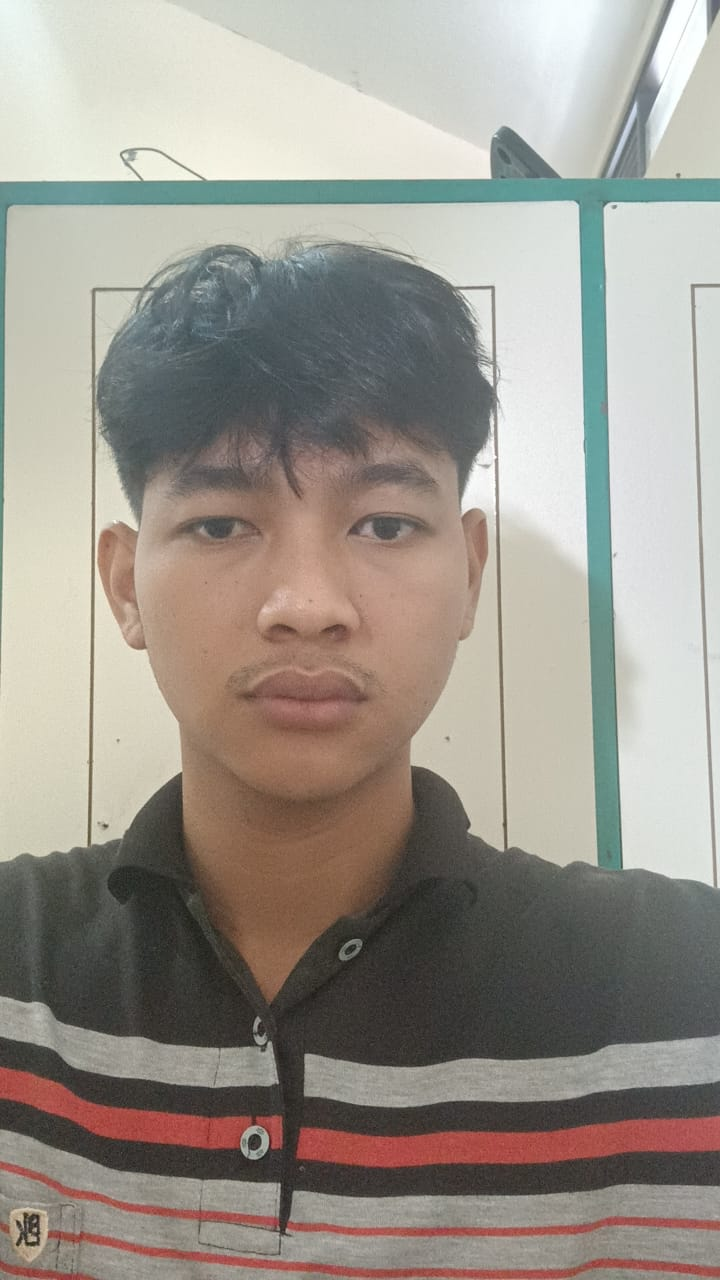
#> input picture soal_1/gambar.jpg, 720 x 1280 px
$ python jawaban1.py
#> lines starting #> are read from the running program, lines starting #| are printed output that depends on the picture
import numpy as np
import matplotlib.pyplot as plt
import seaborn as sns
from PIL import Image
from scipy.fft import dct, idct

class JPEGProcessor:
    STANDARD_QUANTIZATION_TABLE = np.array([
        [16, 11, 10, 16, 24, 40, 51, 61],
        [12, 12, 14, 19, 26, 58, 60, 55],
        [14, 13, 16, 24, 40, 57, 69, 56],
        [14, 17, 22, 29, 51, 87, 80, 62],
        [18, 22, 37, 56, 68, 109, 103, 77],
        [24, 35, 55, 64, 81, 104, 113, 92],
        [49, 64, 78, 87, 103, 121, 120, 101],
        [72, 92, 95, 98, 112, 100, 103, 99]
    ], dtype=np.float64)

    def __init__(self, quality=50):
        self.quality = quality
        self.quantization_table = self._scale_quantization_table()

    def _scale_quantization_table(self):
        scale = 5000 / self.quality if self.quality < 50 else 200 - 2 * self.quality
        scaled = np.floor((self.STANDARD_QUANTIZATION_TABLE * scale + 50) / 100)
        scaled[scaled == 0] = 1
        return scaled.astype(np.int32)

    def dct_2d(self, block):
        return dct(dct(block.T, norm='ortho').T, norm='ortho')

    def idct_2d(self, block):
        return idct(idct(block.T, norm='ortho').T, norm='ortho')

    def quantize(self, dct_block):
        return np.round(dct_block / self.quantization_table).astype(np.int32)

    def dequantize(self, quantized_block):
        return quantized_block.astype(np.float64) * self.quantization_table.astype(np.float64)

    def encode_block(self, block):
        shifted = block.astype(np.float64) - 128
        dct_block = self.dct_2d(shifted)
        quantized = self.quantize(dct_block)

        return {
            'original': block.astype(np.int32),
            'shifted': shifted,
            'dct': dct_block,
            'quantized': quantized
        }

    def decode_block(self, quantized_block):
        dequantized = self.dequantize(quantized_block)
        idct_block = self.idct_2d(dequantized)
        reconstructed = np.clip(idct_block + 128, 0, 255).astype(np.uint8)

        return {
            'dequantized': dequantized,
            'idct': idct_block,
            'reconstructed': reconstructed
        }

class ImageLoader:
    @staticmethod
    def load_grayscale(file_path):
        img = Image.open(file_path)
        if img.mode != 'L':
            img = img.convert('L')

        img_array = np.array(img, dtype=np.uint8)
        print(f"Image loaded: {img_array.shape}, range: [{img_array.min()}, {img_array.max()}]")
        return img_array

    @staticmethod
    def select_random_block(image, block_size=8):
        h, w = image.shape
        if h < block_size or w < block_size:
            raise ValueError(f"Image too small. Minimum {block_size}x{block_size} required")

        max_y = h - block_size
        max_x = w - block_size

        start_y = np.random.randint(0, max_y + 1)
        start_x = np.random.randint(0, max_x + 1)

        block = image[start_y:start_y + block_size, start_x:start_x + block_size]
        print(f"Block selected from position ({start_y}, {start_x})")

        return block, (start_y, start_x)

class Visualizer:
    @staticmethod
    def show_block_and_dct(block, quality=50):
        processor = JPEGProcessor(quality)
        encoded = processor.encode_block(block)

        fig, axes = plt.subplots(1, 3, figsize=(15, 6))

        axes[0].imshow(block, cmap='gray', vmin=0, vmax=255)
        axes[0].set_title('Original Block\n(Image)', fontweight='bold')
        axes[0].axis('off')

        sns.heatmap(block.astype(np.int32), annot=True, fmt='d', cmap='gray',
                   ax=axes[1], cbar=False, square=True, annot_kws={'size': 8})
        axes[1].set_title('Original Block\n(Pixel Values)', fontweight='bold')
        axes[1].tick_params(left=False, bottom=False, labelleft=False, labelbottom=False)

        sns.heatmap(encoded['dct'], annot=True, fmt='.1f', cmap='RdBu_r',
                   ax=axes[2], cbar=False, square=True, annot_kws={'size': 7}, center=0)
        axes[2].set_title(f'DCT Coefficients\n(Quality {quality})', fontweight='bold')
        axes[2].tick_params(left=False, bottom=False, labelleft=False, labelbottom=False)

        plt.suptitle('Original Block and DCT Transform', fontsize=16, fontweight='bold')
        plt.tight_layout()
        plt.show()

        return encoded

    @staticmethod
    def show_compression_analysis(block, quality=50):
        processor = JPEGProcessor(quality)
        encoded = processor.encode_block(block)
        decoded = processor.decode_block(encoded['quantized'])

        fig = plt.figure(figsize=(18, 8), constrained_layout=True)
        gs = fig.add_gridspec(2, 3)

        # Row 1: Quantization process
        ax1 = fig.add_subplot(gs[0, 0])
        sns.heatmap(processor.quantization_table, annot=True, fmt='d', cmap='Blues',
                   ax=ax1, cbar=False, square=True, annot_kws={'size': 8})
        ax1.set_title(f'Quantization Table\n(Quality {quality})', fontweight='bold')
        ax1.tick_params(left=False, bottom=False, labelleft=False, labelbottom=False)

        ax2 = fig.add_subplot(gs[0, 1])
        sns.heatmap(encoded['quantized'], annot=True, fmt='d', cmap='RdBu_r',
                   ax=ax2, cbar=False, square=True, annot_kws={'size': 8}, center=0)
        ax2.set_title(f'Quantized Coefficients\n(Quality {quality})', fontweight='bold')
        ax2.tick_params(left=False, bottom=False, labelleft=False, labelbottom=False)

        ax3 = fig.add_subplot(gs[0, 2])
        sns.heatmap(decoded['dequantized'], annot=True, fmt='.1f', cmap='RdBu_r',
                   ax=ax3, cbar=False, square=True, annot_kws={'size': 6}, center=0)
        ax3.set_title(f'Dequantized Coefficients\n(Quality {quality})', fontweight='bold')
        ax3.tick_params(left=False, bottom=False, labelleft=False, labelbottom=False)

        # Row 2: Reconstruction
        ax4 = fig.add_subplot(gs[1, 0])
        ax4.imshow(decoded['reconstructed'], cmap='gray', vmin=0, vmax=255)
        ax4.set_title(f'Reconstructed Block\n(Quality {quality})', fontweight='bold')
        ax4.axis('off')

        ax5 = fig.add_subplot(gs[1, 1])
        sns.heatmap(decoded['reconstructed'].astype(np.int32), annot=True, fmt='d', cmap='gray',
                   ax=ax5, cbar=False, square=True, annot_kws={'size': 8})
        ax5.set_title(f'Reconstructed Values\n(Quality {quality})', fontweight='bold')
        ax5.tick_params(left=False, bottom=False, labelleft=False, labelbottom=False)

        ax6 = fig.add_subplot(gs[1, 2])
        comparison = np.hstack([block, decoded['reconstructed']])
        ax6.imshow(comparison, cmap='gray', vmin=0, vmax=255)
        ax6.set_title('Comparison\n(Original | Reconstructed)', fontweight='bold')
        ax6.axis('off')
        ax6.axvline(x=7.5, color='red', linewidth=2)

        plt.suptitle(f'JPEG Encoding-Decoding Analysis - Quality {quality}',
                    fontsize=16, fontweight='bold')
        plt.show()

        return encoded, decoded

def analyze_jpeg_compression(image_path, quality=50):
    loader = ImageLoader()
    viz = Visualizer()

    image = loader.load_grayscale(image_path)
#> in load_grayscale, img is the input picture: PIL image 720x1280 RGB; mean R, G, B 155.3, 149.5, 141.1
#> in load_grayscale, `img = img.convert('L')`:
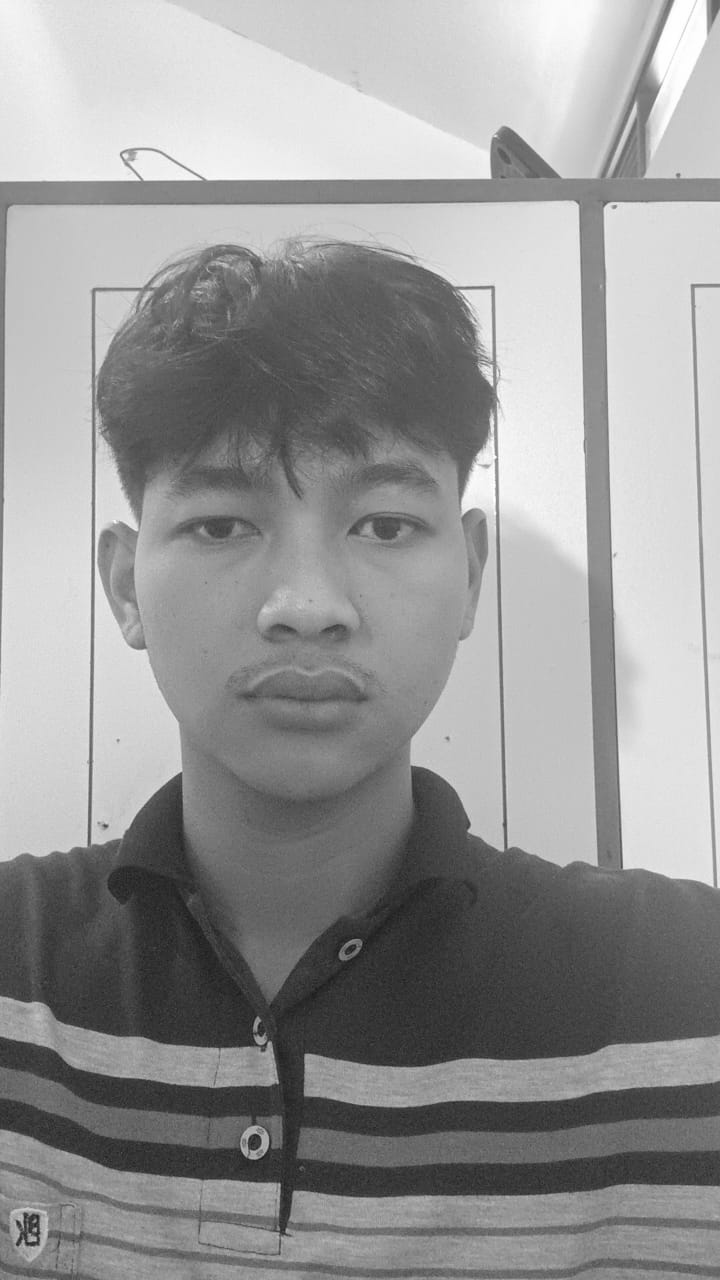
#> img: PIL image 720x1280 L; min 19, max 255, mean 150.3
#| Image loaded: (1280, 720), range: [19, 255]
    block, position = loader.select_random_block(image)
#| Block selected from position (684, 559)
#> position = (684, 559)

    print(f"\n{'='*80}")
    print(f"JPEG COMPRESSION ANALYSIS - QUALITY {quality}")
    print(f"{'='*80}")

    print("\n1. Displaying original block and DCT transform...")
    encoded_original = viz.show_block_and_dct(block, quality)
#> in show_block_and_dct, `encoded = processor.encode_block(block)`: encoded = 4 items
#> in show_block_and_dct, `plt.show()`:
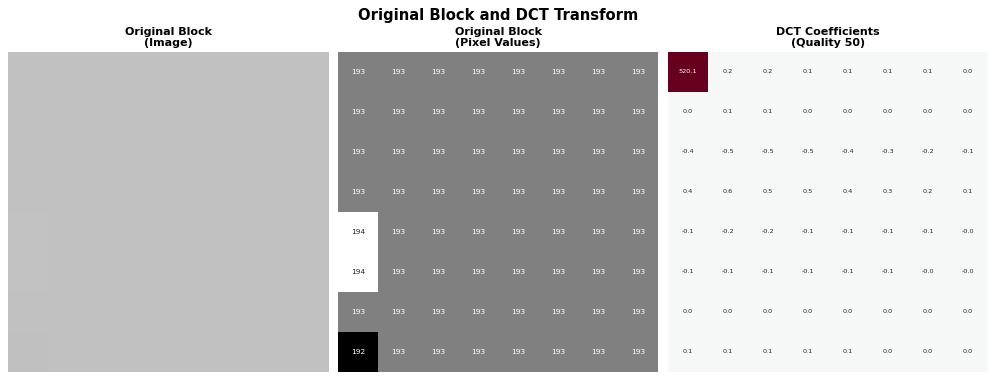
#> figure drawn by matplotlib, 3 panels
#> encoded_original = 4 items

    print(f"\n2. Displaying compression analysis for Quality {quality}...")
    encoded, decoded = viz.show_compression_analysis(block, quality)
#> in show_compression_analysis, `decoded = processor.decode_block(encoded['quantized'])`: decoded = 3 items
#> in show_compression_analysis, `plt.show()`:
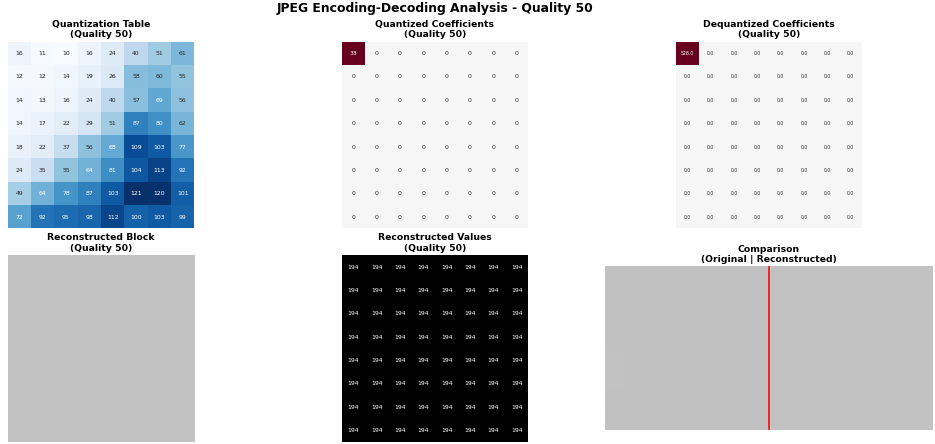
#> figure drawn by matplotlib, 6 panels
#> encoded = 4 items; decoded = 3 items

    print("\n3. Analysis complete!")

    return block, encoded, decoded

if __name__ == "__main__":
    IMAGE_PATH = "gambar.jpg"
    original, encoded, decoded = analyze_jpeg_compression(IMAGE_PATH)
#> encoded = 4 items; decoded = 3 items
